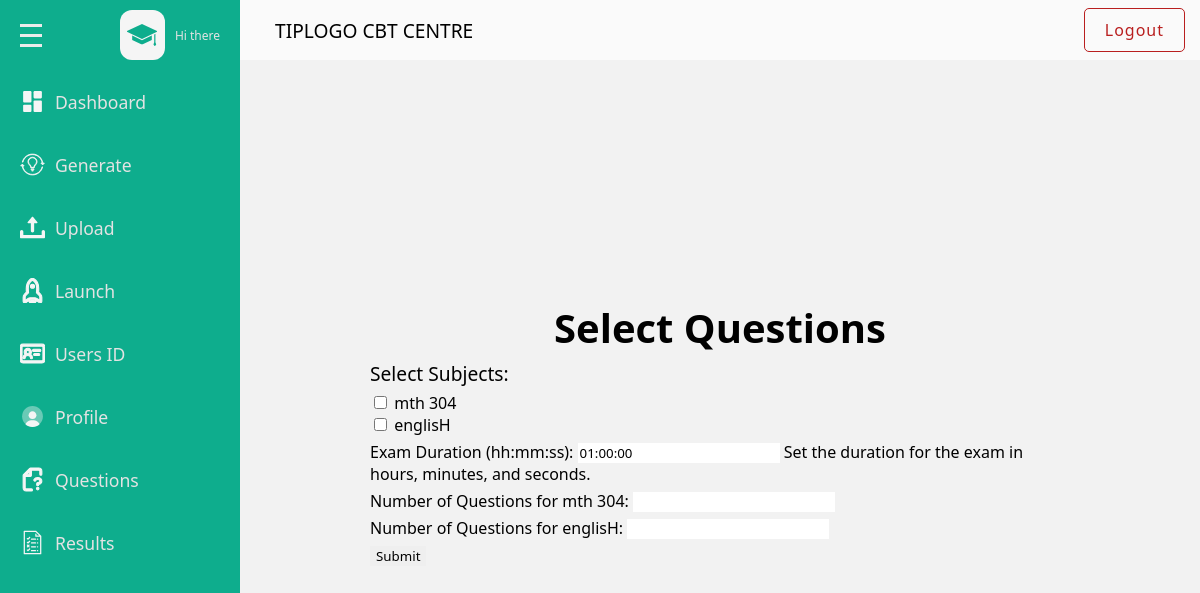
Before: /admins/launch (signed in) with the older database file.
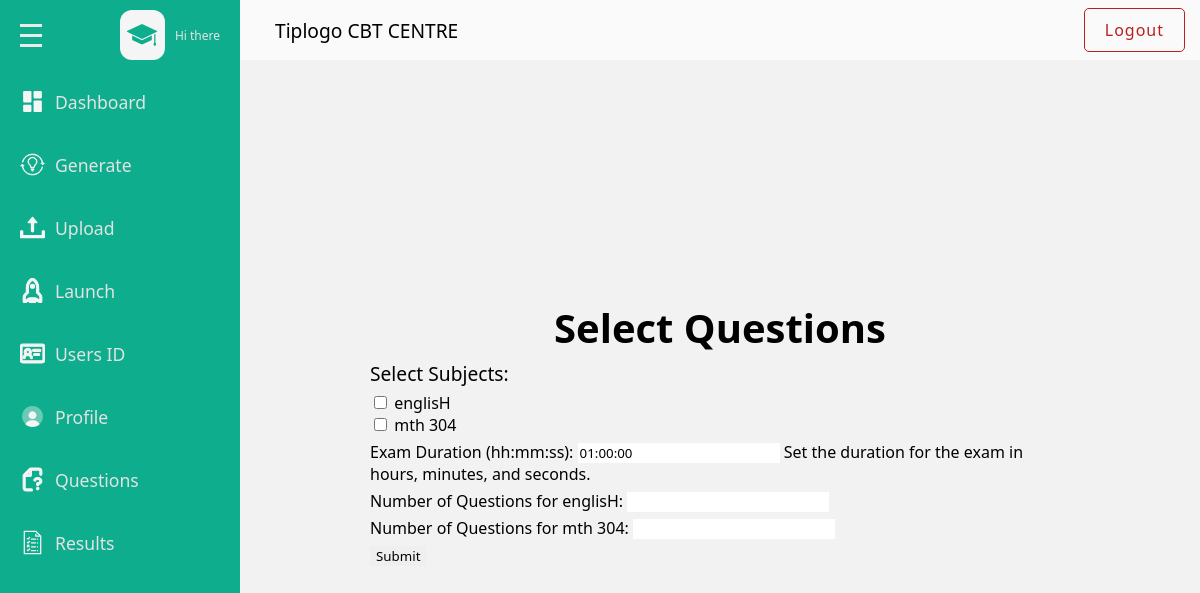
After: the same page with the newer database file.
### base/models.py (models this page shows, shortened)
class Name_School(models.Model):
    school = models.CharField(max_length=345)

### admins/views.py (the view)
# urls.py: path('launch',views.launch,name='launch'),
@login_required(login_url='login')
def launch(request):
    school_name = get_object_or_404(Name_School)
    if request.method == 'POST':
        form = MultiSubjectQuestionSelectionForm(request.POST)
        if form.is_valid():
            subject_question_counts = form.cleaned_data['subject_question_counts']
            exam_duration = form.cleaned_data['exam_duration']
            for subject, number_of_questions in subject_question_counts.items():
                questions = list(Question.objects.filter(subject=subject).order_by('id'))  # Order by ID
                if len(questions) < number_of_questions:
                    messages.error(request, f"Not enough questions for {subject.name}.")
                    return redirect('admins:launch')
                selected_questions = questions[:number_of_questions]  # Select first N questions
                for index, question in enumerate(selected_questions):
                    ExamSession.objects.create(
                        subject=subject,
                        question=question,
                        exam_start_time=timezone.now(),  # Set start time
                        exam_duration=exam_duration,  # Duration
                        shuffle_order=index + 1  # Store the original order
                    )
            messages.success(request, 'Exam session has been successfully started.')
            return redirect('admins:launch')
        else:
            messages.error(request, 'Please correct the errors below.')
    else:
        form = MultiSubjectQuestionSelectionForm()
    return render(request, 'admins/launch.html', {'form': form, 'school_name': school_name})

### base/forms.py (shortened to what this page needs)
class MultiSubjectQuestionSelectionForm(forms.Form):
    subjects = forms.ModelMultipleChoiceField(
        queryset=Subject.objects.all(),
        widget=forms.CheckboxSelectMultiple,
        label='Select Subjects'
    )
    exam_duration = forms.CharField(
        max_length=8,
        initial='01:00:00',
        label='Exam Duration (hh:mm:ss)',
        help_text='Set the duration for the exam in hours, minutes, and seconds.'
    )
    def __init__(self, *args, **kwargs):
        super().__init__(*args, **kwargs)
        for subject in Subject.objects.all():
            self.fields[f'number_of_questions_{subject.id}'] = forms.IntegerField(
                min_value=1,
                label=f'Number of Questions for {subject.name}',
                required=False
            )

### base/models.py (called while the page is built)
    def __str__(self):
        return self.name

### base/templates/admins/launch.html (shortened to what the changed rows need)
{% load static %}
<!DOCTYPE html>
<html lang="en">
<head>
    <link rel = "stylesheet" href = "{% static 'css/style.css' %}"/>
</head>
<body>
    <div class = "page">
        <div class = "wrapper">
                                <!DOCTYPE svg PUBLIC "-//W3C//DTD SVG 1.1//EN" "http://www.w3.org/Graphics/SVG/1.1/DTD/svg11.dtd">
                                <!DOCTYPE svg PUBLIC "-//W3C//DTD SVG 1.1//EN" "http://www.w3.org/Graphics/SVG/1.1/DTD/svg11.dtd">
                                <!DOCTYPE svg PUBLIC "-//W3C//DTD SVG 1.1//EN" "http://www.w3.org/Graphics/SVG/1.1/DTD/svg11.dtd">
                                <!DOCTYPE svg PUBLIC "-//W3C//DTD SVG 1.1//EN" "http://www.w3.org/Graphics/SVG/1.1/DTD/svg11.dtd">
                                <!DOCTYPE svg PUBLIC "-//W3C//DTD SVG 1.1//EN" "http://www.w3.org/Graphics/SVG/1.1/DTD/svg11.dtd">
                                <!DOCTYPE svg PUBLIC "-//W3C//DTD SVG 1.1//EN" "http://www.w3.org/Graphics/SVG/1.1/DTD/svg11.dtd">
                                <!DOCTYPE svg PUBLIC "-//W3C//DTD SVG 1.1//EN" "http://www.w3.org/Graphics/SVG/1.1/DTD/svg11.dtd">
                                <!DOCTYPE svg PUBLIC "-//W3C//DTD SVG 1.1//EN" "http://www.w3.org/Graphics/SVG/1.1/DTD/svg11.dtd">
                                <!DOCTYPE svg PUBLIC "-//W3C//DTD SVG 1.1//EN" "http://www.w3.org/Graphics/SVG/1.1/DTD/svg11.dtd">
            <div class = "main-content">
                <div class="main-content-header flex-between">
                    <span>{{school_name.school}}</span>
                    <a class = "logout-link" href="{% url 'admins:logout' %}">Logout</a>
                </div>
                <div class="launch-form-wrapper">
                    <div class ="launch-form-container">
                        <h2 class = "launch-form-container-head">Select Questions</h2>
                        <form class = "launch-form" method="post"action="{% url 'admins:launch' %}">
                            {{ form.as_p }}
                        </form>
                    </div>
                </div>
            </div>
        </div>
    </div>
</body>
</html>

Changed rows visible on the page:
removed Name_School: school "TIPLOGO CBT CENTRE"
added Name_School: school "Tiplogo CBT CENTRE"
Other visible differences:
text no longer shown: "Select Subjects: mth 304 englisH Exam Duration (hh:mm:ss): Set the duration for the exam in hours, minutes, and seconds. Number of Questions for mth 304: Number of Questions for englisH:"
text now shown: "Select Subjects: englisH mth 304 Exam Duration (hh:mm:ss): Set the duration for the exam in hours, minutes, and seconds. Number of Questions for englisH: Number of Questions for mth 304:"
